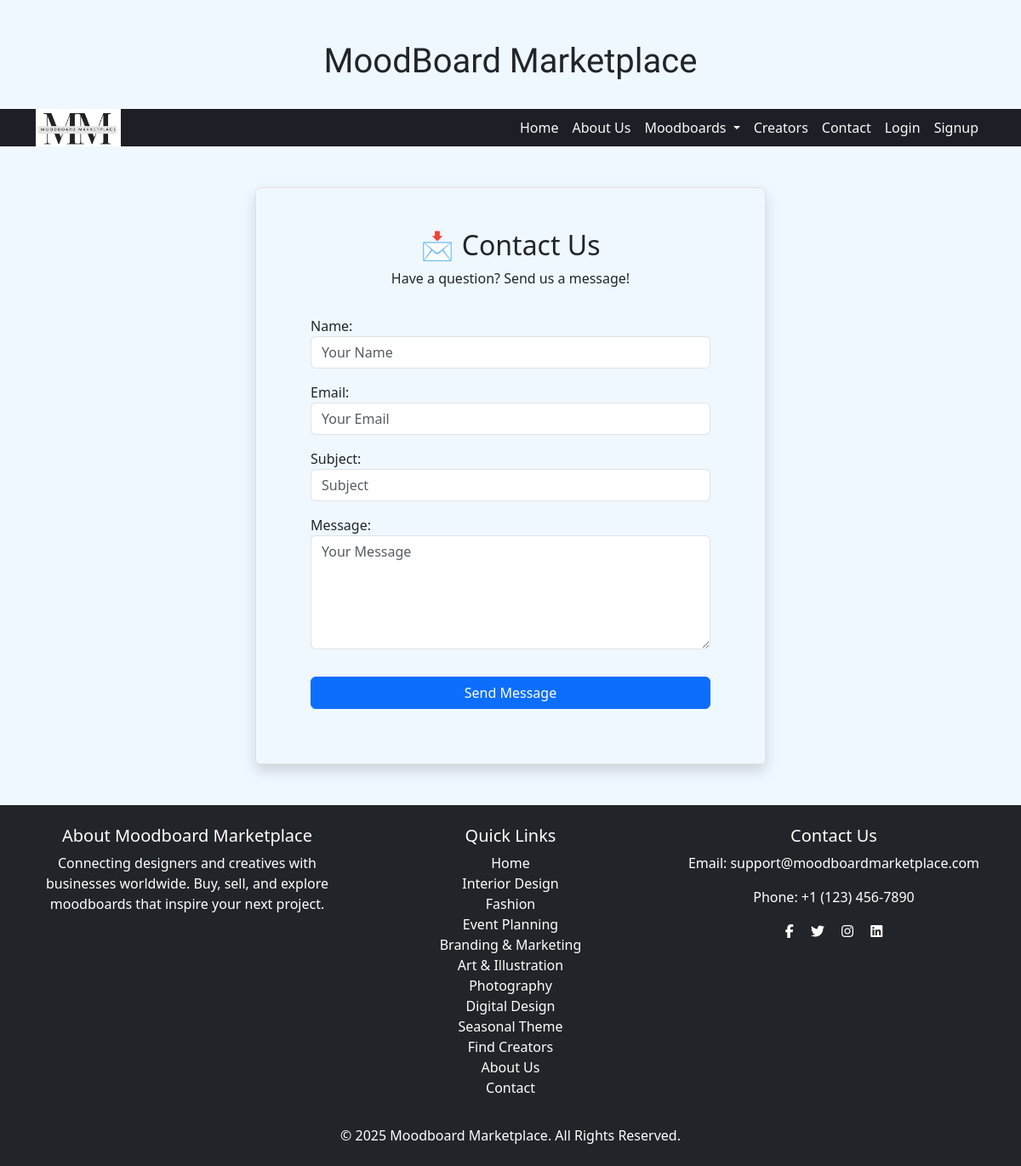
The page /moodboards/contact/ on the database its author committed.
### moodboards/models.py (models this page shows, shortened)
class Category(models.Model):
	name = models.CharField(max_length=100,unique=True)
	image = models.ImageField(upload_to='category_images/', blank=True, null=True)
	description = models.TextField()

### moodboards/views.py (the view)
# urls.py: path('moodboards/contact/',contact,name='contact'),
def contact(request):
    if request.method == "POST":
        form = ContactForm(request.POST)
        if form.is_valid():
            form.save()
            messages.success(request, "Your message has been sent successfully!")
            return redirect('contact')
    else:
        form = ContactForm()
    return render(request, "moodboards/contact.html", {"form": form})

### moodboards/forms.py
class ContactForm(forms.ModelForm):
    class Meta:
        model = ContactMessage
        fields = ['name', 'email', 'subject', 'message']
        widgets = {
            'name': forms.TextInput(attrs={'class': 'form-control', 'placeholder': 'Your Name'}),
            'email': forms.EmailInput(attrs={'class': 'form-control', 'placeholder': 'Your Email'}),
            'subject': forms.TextInput(attrs={'class': 'form-control', 'placeholder': 'Subject'}),
            'message': forms.Textarea(attrs={'class': 'form-control', 'placeholder': 'Your Message', 'rows': 5}),
        }

### moodboards/context_processors.py (called while the page is built)
def categories_context(request):
    return {
        'categories': Category.objects.all()  # Fetch all categories globally
    }

### templates/moodboards/contact.html (shortened to what this page needs)
{% extends 'moodboards/base.html' %}
{% block content %}
<div class="container w-50 p-5 my-5 border rounded shadow">
    <h2 class="text-center">📩 Contact Us</h2>
    <p class="text-center">Have a question? Send us a message!</p>
    <form method="post" class="p-3">
        {{ form.as_p }}
        <button type="submit" class="btn btn-primary w-100 mt-3">Send Message</button>
    </form>
</div>
{% endblock %}

### templates/moodboards/base.html (shortened to what this page needs)
<!DOCTYPE html>
<html lang="en">
<head>
    <link rel="stylesheet" href="https://cdnjs.cloudflare.com/ajax/libs/font-awesome/6.7.2/css/all.min.css" />
    {% load static %}
    <link rel="stylesheet" href="{% static 'bootstrap/css/bootstrap.min.css' %}">
    <link rel="stylesheet" href="{% static 'css/style.css' %}">
</head>
<body class="d-flex flex-column min-vh-100">
    <header>
        <h1 class="title text-center mt-5">MoodBoard Marketplace</h1>
        <nav class="navbar navbar-expand-lg navbar-dark bg-dark sticky-top">
            <div class="container">
                <a class="navbar-brand" href="#">
                    <img src="{% static 'images/logo.png' %}" alt="MoodBoard Marketplace">
                </a>
                <div class="collapse navbar-collapse" id="navbarNav">
                    <ul class="navbar-nav ms-auto">
                        <li class="nav-item"><a class="nav-link active" href="{% url 'home' %}">Home</a></li>
                        <li class="nav-item"><a class="nav-link" href="{% url 'about' %}">About Us</a></li>
                        <li class="nav-item dropdown">
                            <a class="nav-link dropdown-toggle" href="#" id="moodboardDropdown" role="button" data-bs-toggle="dropdown">
                                Moodboards
                            </a>
                        </li>
                        <li class="nav-item"><a class="nav-link" href="{% url 'creators' %}">Creators</a></li>
                        <li class="nav-item"><a class="nav-link" href="{% url 'contact' %}">Contact</a></li>
                        {% if user.is_authenticated %}
                        	<li class="nav-item"><a class="nav-link" href="{% url 'dashboard' %}">Dashboard</a></li>
    				<li class="nav-item"><a class="nav-link" href="{% url 'logout' %}">Logout</a></li>
			{% else %}
    				<li class="nav-item"><a class="nav-link" href="{% url 'login' %}">Login</a></li>
    				<li class="nav-item"><a class="nav-link" href="{% url 'register' %}">Signup</a></li>
{% endif %}
                    </ul>
                </div>
            </div>
        </nav>
    </header>
    <main class="flex-grow-1">
        {% block content %}
        {% endblock %}
    </main>
<footer class="footer mt-auto py-4 bg-dark text-white">
    <div class="container text-center">
        <div class="row">
            <div class="col-md-4">
                <h5>About Moodboard Marketplace</h5>
                <p>Connecting designers and creatives with businesses worldwide. Buy, sell, and explore moodboards that inspire your next project.</p>
            </div>
            <div class="col-md-4">
                <h5>Quick Links</h5>
                <ul class="list-unstyled">
                    <li><a href="{% url 'home' %}" class="quick-link text-white text-decoration-none">Home</a></li>
                     {% for category in categories %}
            <li><a href="{% url 'moodboard_list' category.id %}" class="quick-link text-white text-decoration-none">{{ category.name }}</a></li>
        {% endfor %}
                    <li><a href="{% url 'creators' %}" class="quick-link text-white text-decoration-none">Find Creators</a></li>
                    <li><a href="{% url 'about' %}" class="quick-link text-white text-decoration-none">About Us</a></li>
                    <li><a href="{% url 'contact' %}" class="quick-link text-white text-decoration-none">Contact</a></li>
                </ul>
            </div>
            <div class="col-md-4">
                <h5>Contact Us</h5>
                <p>Email: support@moodboardmarketplace.com</p>
                <p>Phone: +1 (123) 456-7890</p>
                <div class="social-icons">
                    <a href="#" class="text-white me-3"><i class="fab fa-facebook-f"></i></a>
                    <a href="#" class="text-white me-3"><i class="fab fa-twitter"></i></a>
                    <a href="#" class="text-white me-3"><i class="fab fa-instagram"></i></a>
                    <a href="#" class="text-white"><i class="fab fa-linkedin"></i></a>
                </div>
            </div>
        </div>
        <div class="mt-3">
            <p class="mb-0">&copy; 2025 Moodboard Marketplace. All Rights Reserved.</p>
        </div>
    </div>
</footer>
</body>
</html>

### moodboards/static/css/style.css (style rules this page uses)
body { background-color: aliceblue; }
.title { font-family: "Caprasimo"; text-align: center; margin:2rem; }
.navbar { background-color: #1E1F26 !important; padding:0; }
.navbar-brand { height:100%; padding:0; }
.navbar-brand img { width:100px; max-height:4rem; }
.navbar a { color: #F8F9FA !important; }
footer { background-color: #003366; color: white; text-align: center; padding: 20px; }

### rows shown on the page
Category: name "Interior Design"
Category: name "Fashion"
Category: name "Event Planning"
Category: name "Branding & Marketing"
Category: name "Art & Illustration"
Category: name "Photography"
Category: name "Digital Design"
Category: name "Seasonal Theme"
